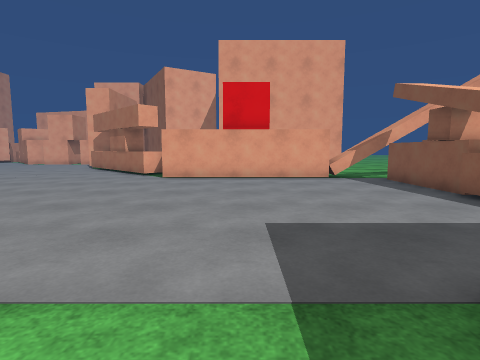
view 1 (above)

24 first-person views from a walk through a Unity game level. The camera is 1.2 m above the floor, tilts 6° down and sees 80° across. The floor is counted in squares, 1 m on a side. Each view is taken from the middle of a square. On the plan, view 1 faces up. The plan holds only what a view shows up to about 13 squares ahead; the rest is blank. The place goes on beyond the plan. The player character is not drawn. Surface patterns are stand-ins for the level's own textures.

view 2
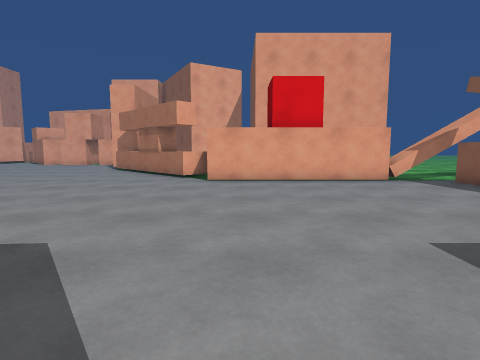

view 3
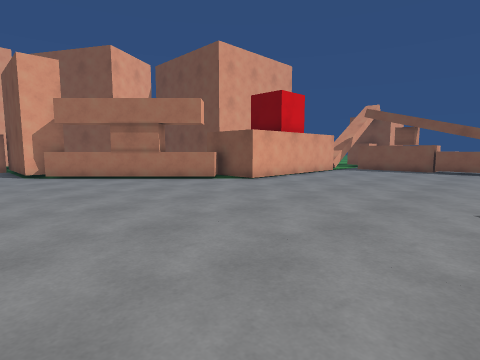

view 4
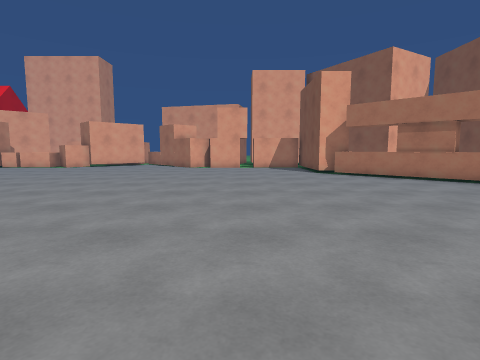

view 5
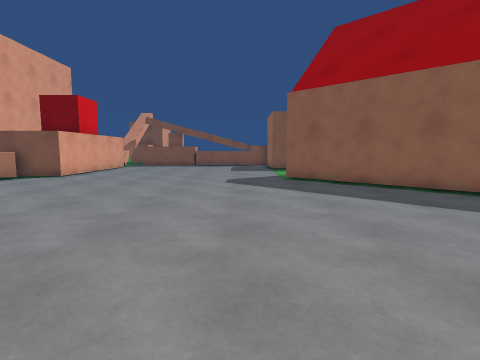

view 6
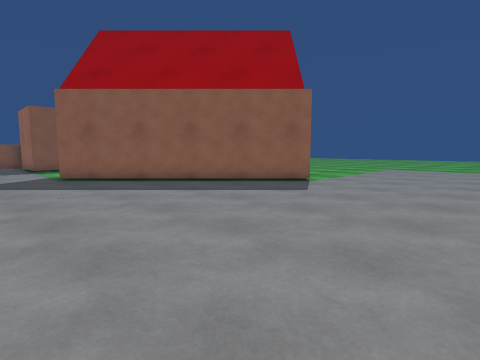

view 7
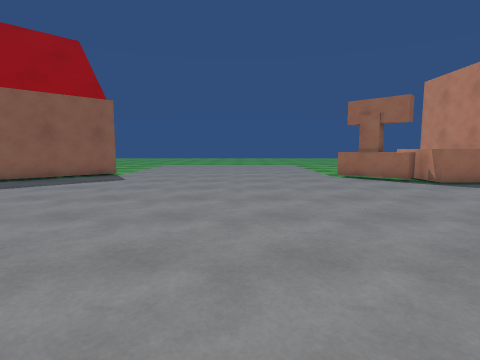

view 8
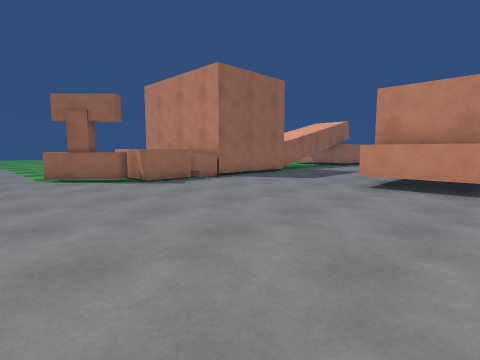

view 9
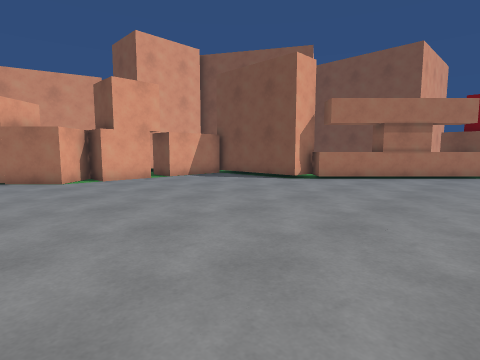

view 10
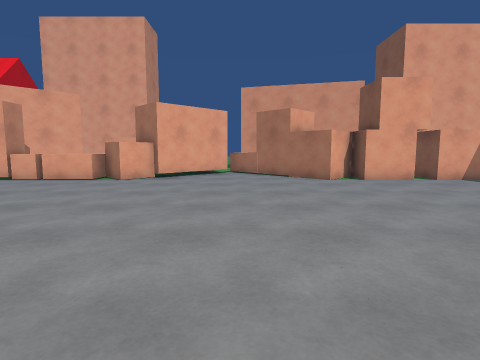

view 11
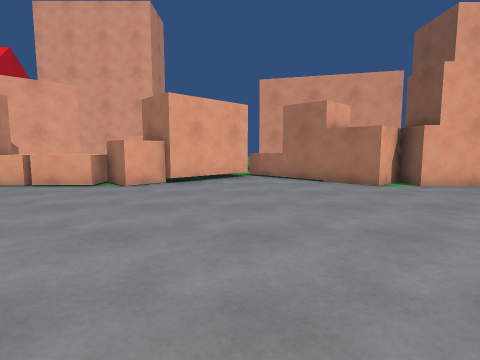

view 12
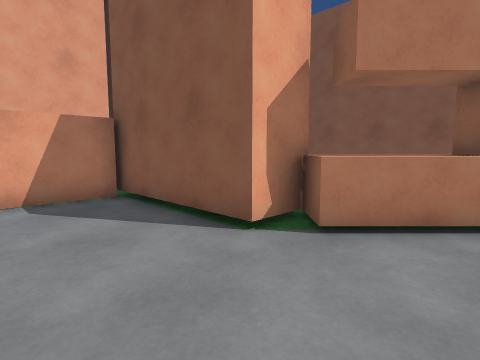

view 13
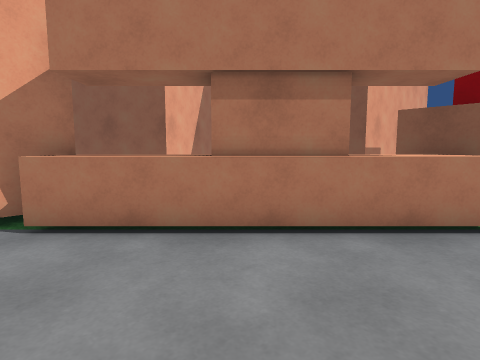

view 14
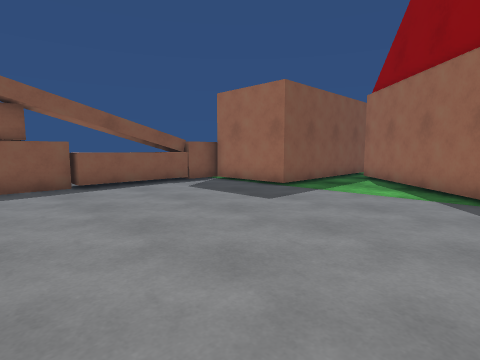

view 15
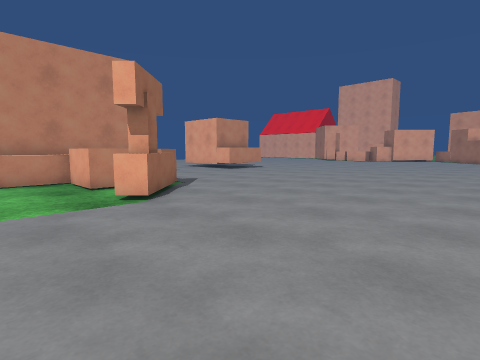

view 16
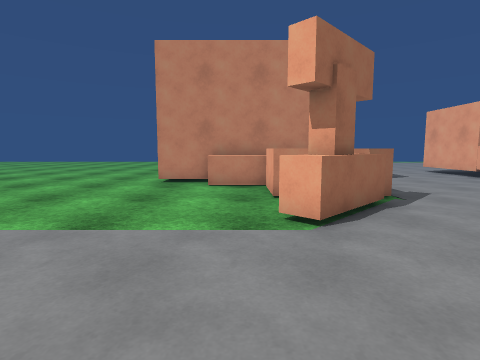

view 17
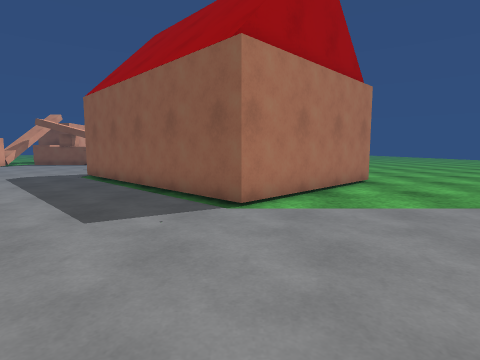

view 18
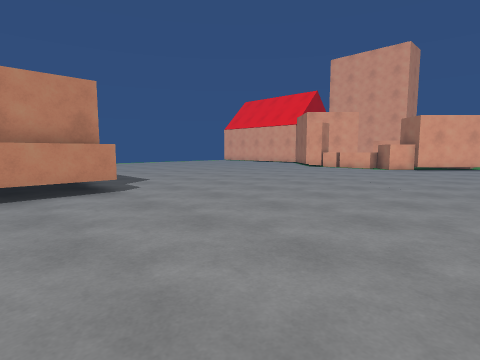

view 19
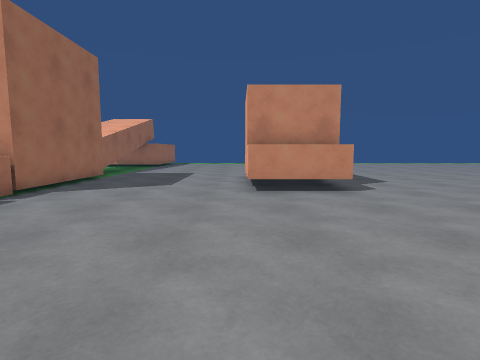

view 20
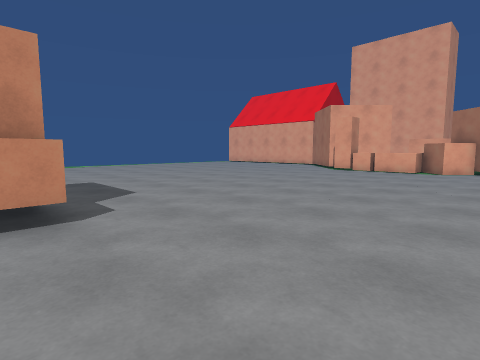

view 21
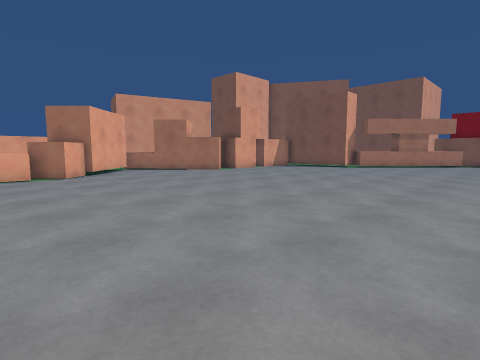

view 22
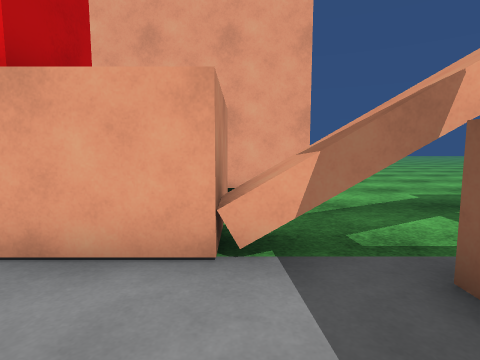

view 23
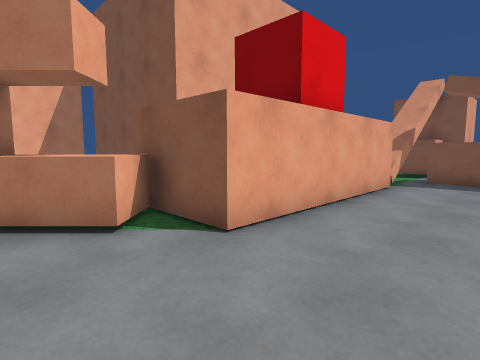

view 24
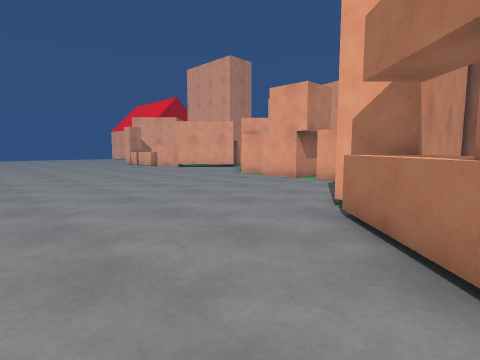

### Floor plan
Points are (right, up) in squares from view 1. A wall is a line through its corners. A room is listed if a view was taken in it or the views show most of it. See-through windows are left out.
Room 1 (views 1, 2, 3, 4, 5, 6, 7, 8, 9, 10, 11, 12, 13, 14, 15, 16, 17, 18, 19, 20, 21, 22, 23, 24)
walls: (-7.7, 16.4) (-9.4, 18) (-8.5, 18.8) (-9.9, 18.8) (-9.9, 23.9); (-4.4, 13.1) (-5.8, 14.5); (-28.2, 8.2) (-28.2, 5.1); (-3.3, 1.5) (1.1, -2.9); (-23.9, -2.3) (-23.4, -1.8) (-21.3, -3.8) (-21.9, -4.4); (-29.4, 8.2) (-29.4, 5.1); (-23.1, -3.2) (-22.7, -2.7) (-22.1, -3.3) (-22.5, -3.8); (-26.2, -1.1) (-24.2, -1.1) (-24.2, -4.2) (-26.2, -4.2); (-10, 23.5) (-13, 23.5) (-13, 25); (-27.7, -1) (-27.7, -7.5); (-29.5, -1.1) (-26.6, -1.1); (-8.4, -7.5) (-10.9, -5) (-3.8, 2.1); (-24.6, 24.3) (-25.5, 25.2); (-23.1, 25.5) (-24.3, 24.3); (1.9, -2.6) (1.9, 2) (5.4, 2); (5.9, 7.4) (5.9, 11.5); (5.7, 3.5) (5.7, 7.3) (6.5, 7.3); (5.9, 3.5) (5.9, 5.5); (6.5, 12) (-3.3, 12) (-3.3, 15)
low walls: (-26.6, -1.1) (-26.6, -1.8); (-26.6, -4) (-26.6, -6.1)
ways out: opening at (5, 3)
objects: cube (-29, 24); block (-29, 24) to (-28, 25); cube (-27, 24) to (-25, 25); block (-19, 25) to (-18, 25); cube (-18, 24) to (-17, 25); cube (-16, 24) to (-14, 25); block (-7, 15) to (-6, 16); cube (6, 9)

Where each view was taken, in squares from view 1:
view 1: 0 up, 0 right, facing up
view 2: 1 up, 2 left, facing up
view 3: 4 up, 12 left, facing up-right
view 4: 4 up, 14 left, facing up
view 5: 4 up, 16 left, facing right
view 6: 5 up, 17 left, facing down-right
view 7: 9 up, 17 left, facing down
view 8: 9 up, 19 left, facing down-left
view 9: 12 up, 20 left, facing up-right
view 10: 12 up, 21 left, facing up
view 11: 14 up, 22 left, facing up
view 12: 16 up, 13 left, facing up-right
view 13: 13 up, 10 left, facing up-right
view 14: 10 up, 4 left, facing down-right
view 15: 7 down, 15 left, facing up-left
view 16: 5 down, 17 left, facing left
view 17: 5 down, 17 left, facing right
view 18: 5 up, 20 left, facing up-left
view 19: 5 up, 20 left, facing left
view 20: 7 up, 23 left, facing up-left
view 21: 10 up, 29 left, facing up-right
view 22: 9 up, 4 right, facing up
view 23: 9 up, 6 left, facing up-right
view 24: 13 up, 7 left, facing up-left
